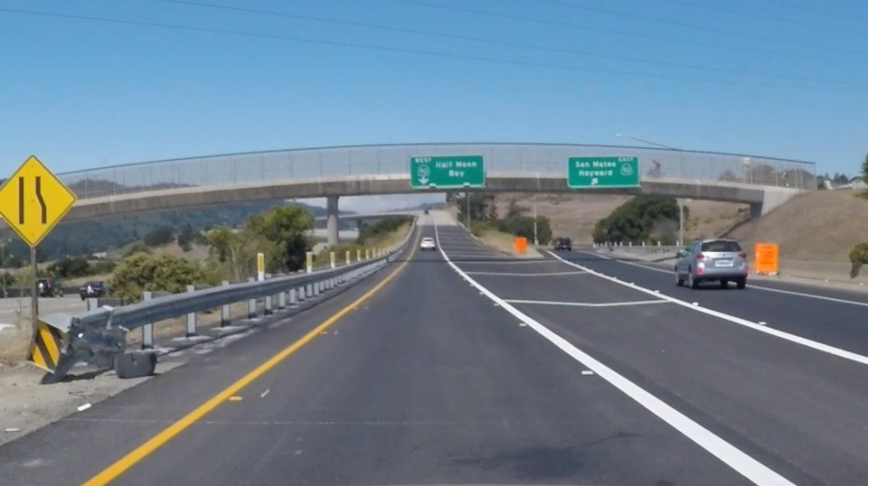
#> input picture Lect 2/data/exit-ramp.PNG, 870 x 486 px, found by its file name
$ jupyter execute HW3.ipynb
#> lines starting #> are read from the running program, lines starting #| are printed output that depends on the picture
[cell 1]
import cv2
import numpy as np
from matplotlib import pyplot as plt

def changeThreshold(x):
    lth = cv2.getTrackbarPos('low','image')
    hth = cv2.getTrackbarPos('high','image')
    canny = cv2.Canny(img,lth,hth)
    cv2.imshow('image',canny)

img = cv2.imread('data/exit-ramp.png',0)
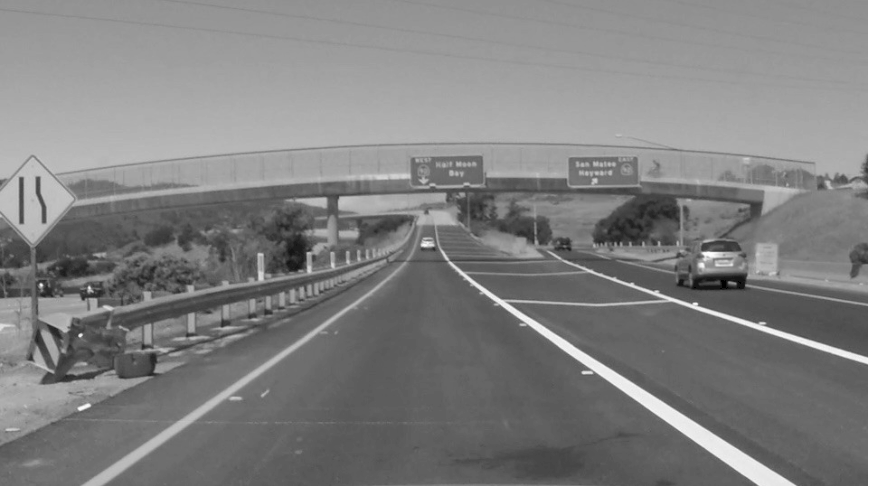
#> img: shape (486, 870); min 0, max 255, mean 127.9

cv2.namedWindow('image',cv2.WINDOW_NORMAL)
cv2.createTrackbar('low','image',0,255,changeThreshold)
cv2.createTrackbar('high','image',0,255,changeThreshold)
while(True):
    if cv2.waitKey(1) & 0xFF == 27:
#> (key Esc is pressed here)
        break
cv2.destroyAllWindows()

[cell 2]
img = cv2.imread('data/exit-ramp.png',0)
canny = cv2.Canny(img,170,87)
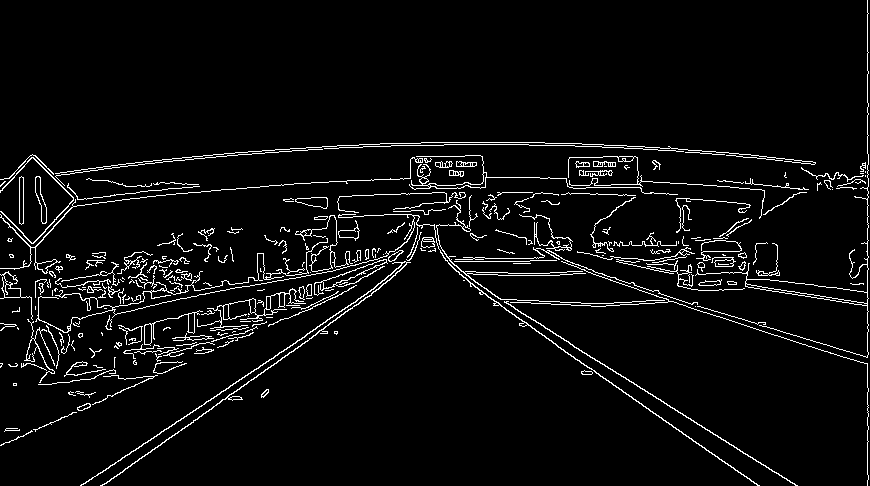
#> canny: shape (486, 870); 4.7% white in thin lines or dots
plt.figure(figsize = (6, 6))
plt.imshow(canny, cmap = 'gray')
plt.title('Canny')
plt.axis("off")
plt.show()
